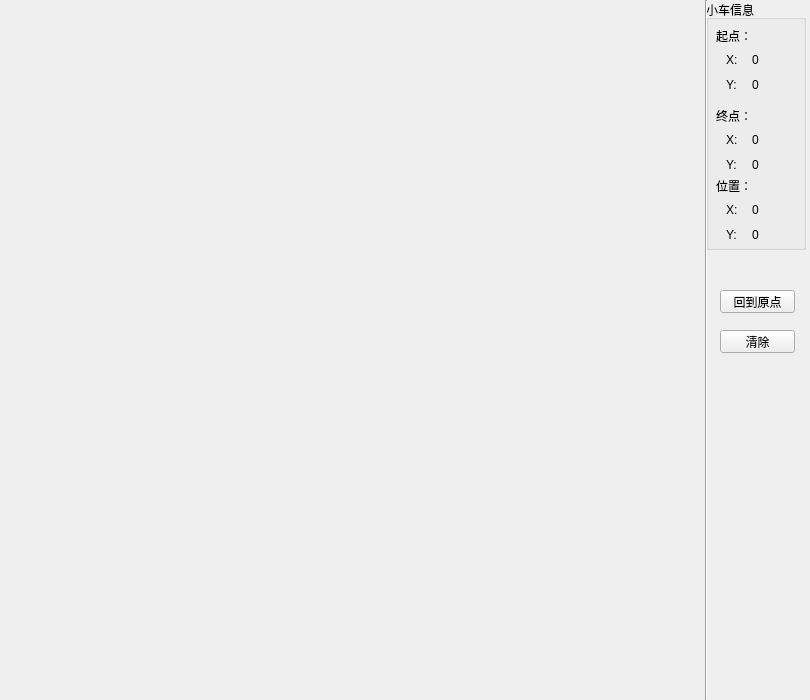
<?xml version="1.0" encoding="UTF-8"?>
<ui version="4.0">
 <class>Form</class>
 <widget class="QWidget" name="Form">
  <property name="geometry">
   <rect>
    <x>0</x>
    <y>0</y>
    <width>810</width>
    <height>700</height>
   </rect>
  </property>
  <property name="windowTitle">
   <string>Form</string>
  </property>
  <widget class="QGroupBox" name="groupBox">
   <property name="geometry">
    <rect>
     <x>706</x>
     <y>0</y>
     <width>100</width>
     <height>250</height>
    </rect>
   </property>
   <property name="minimumSize">
    <size>
     <width>100</width>
     <height>250</height>
    </size>
   </property>
   <property name="maximumSize">
    <size>
     <width>100</width>
     <height>250</height>
    </size>
   </property>
   <property name="title">
    <string>小车信息</string>
   </property>
   <widget class="QLabel" name="label">
    <property name="geometry">
     <rect>
      <x>10</x>
      <y>180</y>
      <width>54</width>
      <height>12</height>
     </rect>
    </property>
    <property name="text">
     <string>位置：</string>
    </property>
   </widget>
   <widget class="QLabel" name="label_6">
    <property name="geometry">
     <rect>
      <x>10</x>
      <y>30</y>
      <width>54</width>
      <height>12</height>
     </rect>
    </property>
    <property name="text">
     <string>起点：</string>
    </property>
   </widget>
   <widget class="QLabel" name="label_9">
    <property name="geometry">
     <rect>
      <x>10</x>
      <y>110</y>
      <width>54</width>
      <height>12</height>
     </rect>
    </property>
    <property name="text">
     <string>终点：</string>
    </property>
   </widget>
   <widget class="QWidget" name="layoutWidget">
    <property name="geometry">
     <rect>
      <x>20</x>
      <y>130</y>
      <width>76</width>
      <height>44</height>
     </rect>
    </property>
    <layout class="QVBoxLayout" name="verticalLayout_2">
     <item>
      <layout class="QHBoxLayout" name="horizontalLayout_3">
       <item>
        <widget class="QLabel" name="label_4">
         <property name="minimumSize">
          <size>
           <width>16</width>
           <height>16</height>
          </size>
         </property>
         <property name="text">
          <string>X:</string>
         </property>
        </widget>
       </item>
       <item>
        <widget class="QLabel" name="endX_label">
         <property name="minimumSize">
          <size>
           <width>50</width>
           <height>16</height>
          </size>
         </property>
         <property name="text">
          <string>0</string>
         </property>
        </widget>
       </item>
      </layout>
     </item>
     <item>
      <layout class="QHBoxLayout" name="horizontalLayout_4">
       <item>
        <widget class="QLabel" name="label_5">
         <property name="minimumSize">
          <size>
           <width>16</width>
           <height>16</height>
          </size>
         </property>
         <property name="text">
          <string>Y:</string>
         </property>
        </widget>
       </item>
       <item>
        <widget class="QLabel" name="endY_label">
         <property name="minimumSize">
          <size>
           <width>50</width>
           <height>16</height>
          </size>
         </property>
         <property name="text">
          <string>0</string>
         </property>
        </widget>
       </item>
      </layout>
     </item>
    </layout>
   </widget>
   <widget class="QWidget" name="layoutWidget_2">
    <property name="geometry">
     <rect>
      <x>20</x>
      <y>200</y>
      <width>76</width>
      <height>44</height>
     </rect>
    </property>
    <layout class="QVBoxLayout" name="verticalLayout_3">
     <item>
      <layout class="QHBoxLayout" name="horizontalLayout_5">
       <item>
        <widget class="QLabel" name="label_7">
         <property name="minimumSize">
          <size>
           <width>16</width>
           <height>16</height>
          </size>
         </property>
         <property name="text">
          <string>X:</string>
         </property>
        </widget>
       </item>
       <item>
        <widget class="QLabel" name="positionX_label">
         <property name="minimumSize">
          <size>
           <width>50</width>
           <height>16</height>
          </size>
         </property>
         <property name="text">
          <string>0</string>
         </property>
        </widget>
       </item>
      </layout>
     </item>
     <item>
      <layout class="QHBoxLayout" name="horizontalLayout_6">
       <item>
        <widget class="QLabel" name="label_8">
         <property name="minimumSize">
          <size>
           <width>16</width>
           <height>16</height>
          </size>
         </property>
         <property name="text">
          <string>Y:</string>
         </property>
        </widget>
       </item>
       <item>
        <widget class="QLabel" name="positionY_label">
         <property name="minimumSize">
          <size>
           <width>50</width>
           <height>16</height>
          </size>
         </property>
         <property name="text">
          <string>0</string>
         </property>
        </widget>
       </item>
      </layout>
     </item>
    </layout>
   </widget>
   <widget class="QWidget" name="layoutWidget">
    <property name="geometry">
     <rect>
      <x>20</x>
      <y>50</y>
      <width>76</width>
      <height>44</height>
     </rect>
    </property>
    <layout class="QVBoxLayout" name="verticalLayout">
     <item>
      <layout class="QHBoxLayout" name="horizontalLayout">
       <item>
        <widget class="QLabel" name="label_2">
         <property name="minimumSize">
          <size>
           <width>16</width>
           <height>16</height>
          </size>
         </property>
         <property name="text">
          <string>X:</string>
         </property>
        </widget>
       </item>
       <item>
        <widget class="QLabel" name="startX_label">
         <property name="minimumSize">
          <size>
           <width>50</width>
           <height>16</height>
          </size>
         </property>
         <property name="text">
          <string>0</string>
         </property>
        </widget>
       </item>
      </layout>
     </item>
     <item>
      <layout class="QHBoxLayout" name="horizontalLayout_2">
       <item>
        <widget class="QLabel" name="label_3">
         <property name="minimumSize">
          <size>
           <width>16</width>
           <height>16</height>
          </size>
         </property>
         <property name="text">
          <string>Y:</string>
         </property>
        </widget>
       </item>
       <item>
        <widget class="QLabel" name="startY_label">
         <property name="minimumSize">
          <size>
           <width>50</width>
           <height>16</height>
          </size>
         </property>
         <property name="text">
          <string>0</string>
         </property>
        </widget>
       </item>
      </layout>
     </item>
    </layout>
   </widget>
  </widget>
  <widget class="Line" name="line">
   <property name="geometry">
    <rect>
     <x>705</x>
     <y>0</y>
     <width>3</width>
     <height>700</height>
    </rect>
   </property>
   <property name="orientation">
    <enum>Qt::Vertical</enum>
   </property>
  </widget>
  <widget class="QPushButton" name="clear_pushButton">
   <property name="geometry">
    <rect>
     <x>720</x>
     <y>330</y>
     <width>75</width>
     <height>23</height>
    </rect>
   </property>
   <property name="text">
    <string>清除</string>
   </property>
  </widget>
  <widget class="QPushButton" name="back_pushButton">
   <property name="geometry">
    <rect>
     <x>720</x>
     <y>290</y>
     <width>75</width>
     <height>23</height>
    </rect>
   </property>
   <property name="text">
    <string>回到原点</string>
   </property>
  </widget>
 </widget>
 <resources/>
 <connections/>
</ui>
